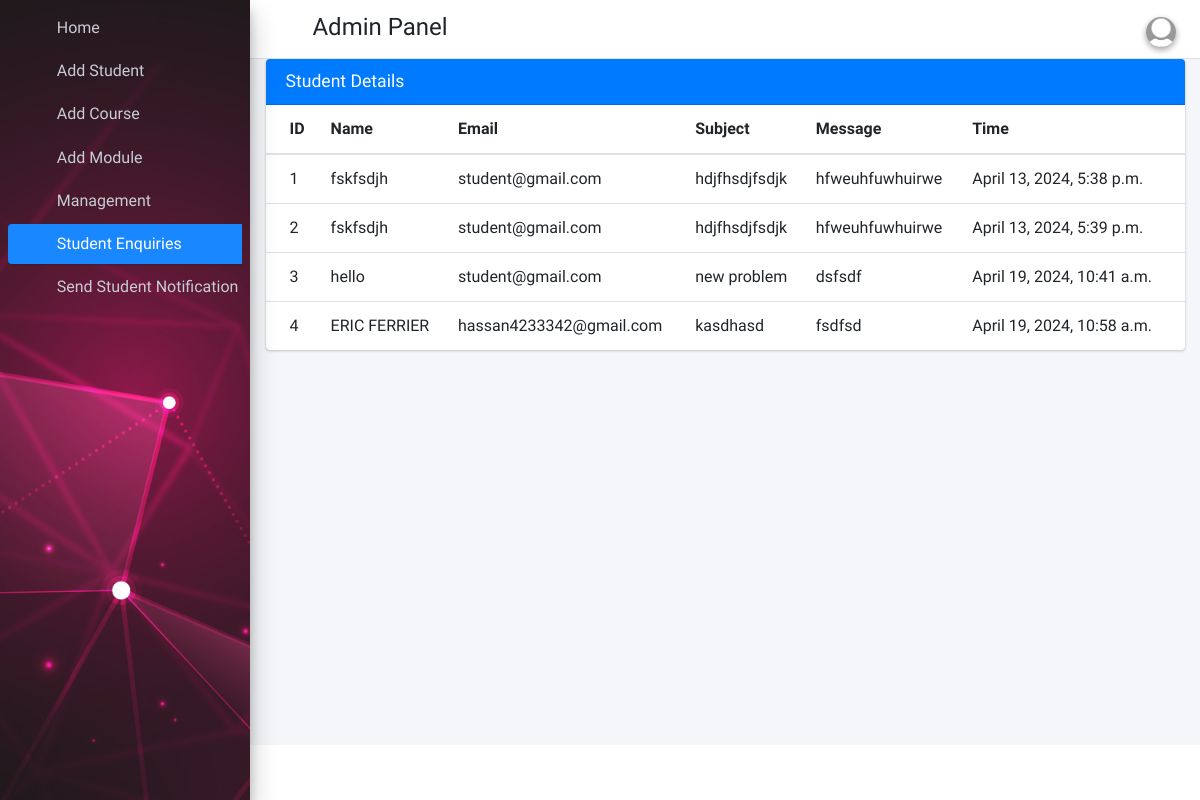
The page /student_enquiries (signed in) on the database as committed earlier.
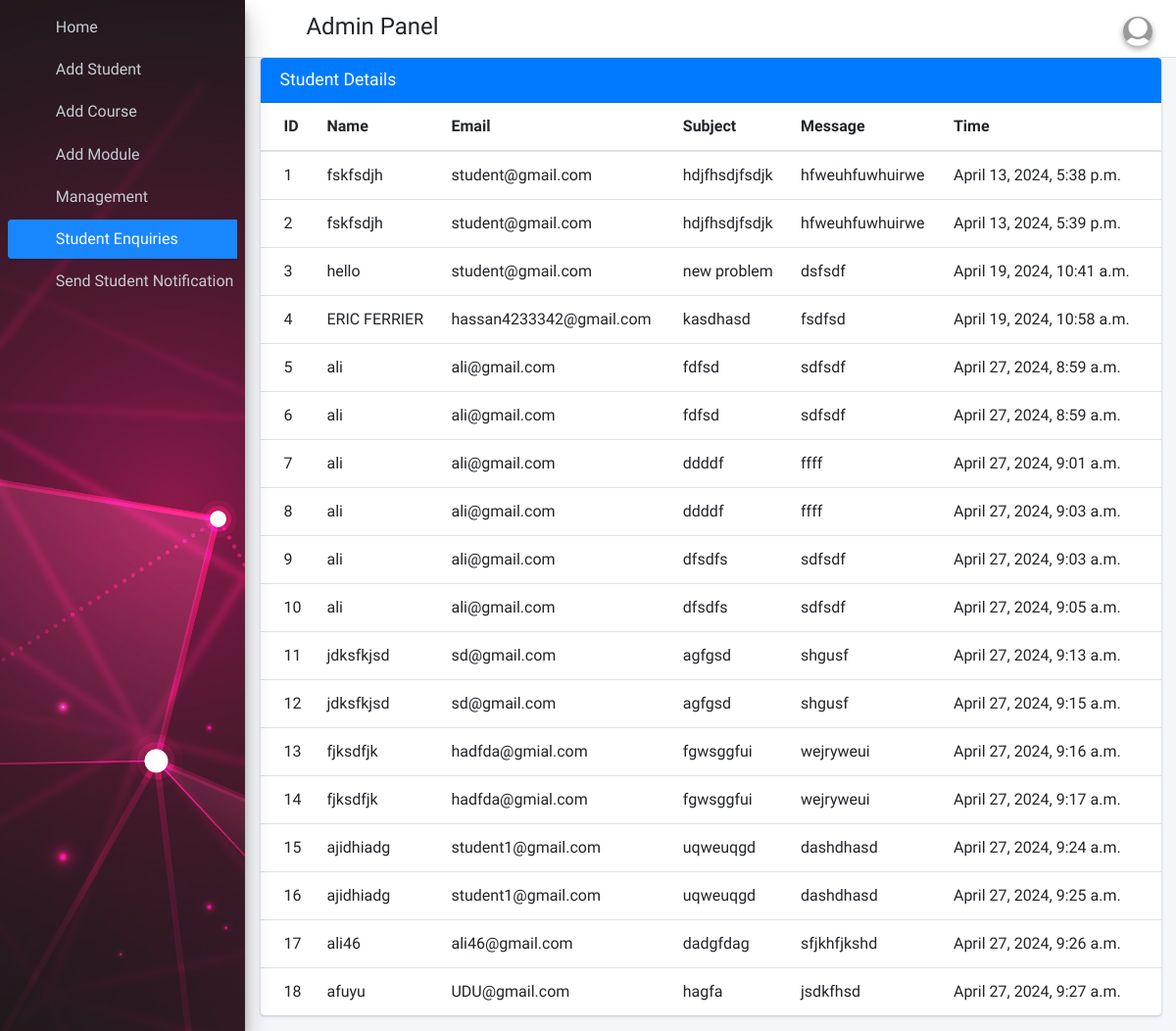
The same page on the database as committed later.
### student_app/models.py (models this page shows)
class ContactMessage(models.Model):
    id = models.AutoField(primary_key=True)
    student = models.ForeignKey(Students, on_delete=models.CASCADE)
    name = models.CharField(max_length=100)
    email = models.EmailField()
    subject = models.CharField(max_length=200)
    message = models.TextField()
    created_at = models.DateTimeField(auto_now_add=True)

### student_app/AdminViews.py (the view)
# urls.py: path('student_enquiries', AdminViews.student_enquiries,name="student_enquiries"),
def student_enquiries(request):
    enquiries=ContactMessage.objects.all()
    return render(request,"Admin_template/student_enquiries_template.html",{"enquiries":enquiries})

### student_app/templates/Admin_template/student_enquiries_template.html (shortened to what this page needs)
{% extends 'Admin_template/base_template.html' %}
{% block main_content %}
    <section class="content">
        <div class="container-fluid">
            <div class="row">
           <div class="col-12">
             <div class="card card-primary">
               <div class="card-header">
                 <h3 class="card-title">Student Details</h3>
               </div>
               <div class="card-body table-responsive p-0">
                 <table class="table table-hover text-nowrap">
                   <thead>
                     <tr>
                       <th>ID</th>
                       <th>Name</th>
                       <th>Email</th>
                       <th>Subject</th>
                       <th>Message</th>
                       <th>Time</th>
                     </tr>
                   </thead>
                   <tbody>
                   {% for enquirie in enquiries %}
                     <tr>
                       <td>{{ enquirie.id }}</td>
                       <td>{{ enquirie.name }}</td>
                       <td>{{ enquirie.email }}</td>
                       <td>{{ enquirie.subject }}</td>
                       <td>{{ enquirie.message }}</td>
                       <td>{{ enquirie.created_at }}</td>
                     </tr>
                   {% endfor %}
                   </tbody>
                 </table>
               </div>
             </div>
           </div>
         </div>
       </div>
    </section>
{% endblock main_content %}

Rows that differ between the two databases and show on the page:
added ContactMessage: id "5", name "ali", email "ali@gmail.com", subject "fdfsd", message "sdfsdf", created_at "April 27, 2024, 8:59 a.m."
added ContactMessage: id "6", name "ali", email "ali@gmail.com", subject "fdfsd", message "sdfsdf", created_at "April 27, 2024, 8:59 a.m."
added ContactMessage: id "7", name "ali", email "ali@gmail.com", subject "ddddf", message "ffff", created_at "April 27, 2024, 9:01 a.m."
added ContactMessage: id "8", name "ali", email "ali@gmail.com", subject "ddddf", message "ffff", created_at "April 27, 2024, 9:03 a.m."
added ContactMessage: id "9", name "ali", email "ali@gmail.com", subject "dfsdfs", message "sdfsdf", created_at "April 27, 2024, 9:03 a.m."
added ContactMessage: id "10", name "ali", email "ali@gmail.com", subject "dfsdfs", message "sdfsdf", created_at "April 27, 2024, 9:05 a.m."
added ContactMessage: id "11", name "jdksfkjsd", email "sd@gmail.com", subject "agfgsd", message "shgusf", created_at "April 27, 2024, 9:13 a.m."
added ContactMessage: id "12", name "jdksfkjsd", email "sd@gmail.com", subject "agfgsd", message "shgusf", created_at "April 27, 2024, 9:15 a.m."
added ContactMessage: id "13", name "fjksdfjk", email "hadfda@gmial.com", subject "fgwsggfui", message "wejryweui", created_at "April 27, 2024, 9:16 a.m."
added ContactMessage: id "14", name "fjksdfjk", email "hadfda@gmial.com", subject "fgwsggfui", message "wejryweui", created_at "April 27, 2024, 9:17 a.m."
added ContactMessage: id "15", name "ajidhiadg", email "student1@gmail.com", subject "uqweuqgd", message "dashdhasd", created_at "April 27, 2024, 9:24 a.m."
added ContactMessage: id "16", name "ajidhiadg", email "student1@gmail.com", subject "uqweuqgd", message "dashdhasd", created_at "April 27, 2024, 9:25 a.m."
added ContactMessage: id "17", name "ali46", email "ali46@gmail.com", subject "dadgfdag", message "sfjkhfjkshd", created_at "April 27, 2024, 9:26 a.m."
added ContactMessage: id "18", name "afuyu", email "UDU@gmail.com", subject "hagfa", message "jsdkfhsd", created_at "April 27, 2024, 9:27 a.m."
